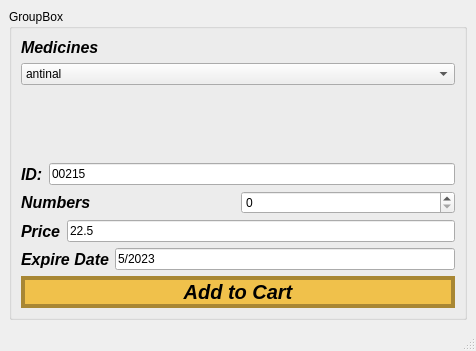
<?xml version="1.0" encoding="UTF-8"?>
<ui version="4.0">
 <class>medicine</class>
 <widget class="QMainWindow" name="medicine">
  <property name="geometry">
   <rect>
    <x>0</x>
    <y>0</y>
    <width>476</width>
    <height>351</height>
   </rect>
  </property>
  <property name="windowTitle">
   <string>MainWindow</string>
  </property>
  <widget class="QWidget" name="centralwidget">
   <layout class="QHBoxLayout" name="horizontalLayout_2">
    <item>
     <widget class="QGroupBox" name="groupBox">
      <property name="title">
       <string>GroupBox</string>
      </property>
      <layout class="QGridLayout" name="gridLayout">
       <item row="6" column="0">
        <layout class="QHBoxLayout" name="horizontalLayout_4">
         <item>
          <widget class="QLabel" name="label_5">
           <property name="font">
            <font>
             <pointsize>12</pointsize>
             <weight>75</weight>
             <italic>true</italic>
             <bold>true</bold>
            </font>
           </property>
           <property name="text">
            <string>Expire Date</string>
           </property>
          </widget>
         </item>
         <item>
          <widget class="QLineEdit" name="lineEdit_3">
           <property name="text">
            <string>5/2023</string>
           </property>
           <property name="readOnly">
            <bool>true</bool>
           </property>
          </widget>
         </item>
        </layout>
       </item>
       <item row="4" column="0">
        <layout class="QHBoxLayout" name="horizontalLayout_5">
         <item>
          <widget class="QLabel" name="label_3">
           <property name="font">
            <font>
             <pointsize>12</pointsize>
             <weight>75</weight>
             <italic>true</italic>
             <bold>true</bold>
            </font>
           </property>
           <property name="text">
            <string>Numbers</string>
           </property>
          </widget>
         </item>
         <item>
          <widget class="QSpinBox" name="spinBox"/>
         </item>
        </layout>
       </item>
       <item row="7" column="0">
        <widget class="QPushButton" name="pushButton">
         <property name="font">
          <font>
           <pointsize>15</pointsize>
           <weight>75</weight>
           <italic>true</italic>
           <bold>true</bold>
          </font>
         </property>
         <property name="styleSheet">
          <string notr="true">background-color: rgb(240, 193, 75);
border-color: rgb(168, 135, 52);
border-width:4px;
border-style:solid;</string>
         </property>
         <property name="text">
          <string>Add to Cart</string>
         </property>
        </widget>
       </item>
       <item row="5" column="0">
        <layout class="QHBoxLayout" name="horizontalLayout_3">
         <item>
          <widget class="QLabel" name="label_4">
           <property name="font">
            <font>
             <pointsize>12</pointsize>
             <weight>75</weight>
             <italic>true</italic>
             <bold>true</bold>
            </font>
           </property>
           <property name="text">
            <string>Price</string>
           </property>
          </widget>
         </item>
         <item>
          <widget class="QLineEdit" name="lineEdit">
           <property name="text">
            <string>22.5</string>
           </property>
           <property name="readOnly">
            <bool>true</bool>
           </property>
          </widget>
         </item>
        </layout>
       </item>
       <item row="0" column="0">
        <widget class="QLabel" name="label">
         <property name="font">
          <font>
           <pointsize>12</pointsize>
           <weight>75</weight>
           <italic>true</italic>
           <bold>true</bold>
          </font>
         </property>
         <property name="text">
          <string>Medicines</string>
         </property>
        </widget>
       </item>
       <item row="3" column="0">
        <layout class="QHBoxLayout" name="horizontalLayout">
         <item>
          <widget class="QLabel" name="label_2">
           <property name="font">
            <font>
             <pointsize>12</pointsize>
             <weight>75</weight>
             <italic>true</italic>
             <bold>true</bold>
            </font>
           </property>
           <property name="text">
            <string>ID:</string>
           </property>
          </widget>
         </item>
         <item>
          <widget class="QLineEdit" name="lineEdit_2">
           <property name="acceptDrops">
            <bool>false</bool>
           </property>
           <property name="text">
            <string>00215</string>
           </property>
           <property name="readOnly">
            <bool>true</bool>
           </property>
          </widget>
         </item>
        </layout>
       </item>
       <item row="1" column="0">
        <widget class="QComboBox" name="comboBox_med">
         <property name="acceptDrops">
          <bool>false</bool>
         </property>
         <item>
          <property name="text">
           <string>antinal</string>
          </property>
         </item>
         <item>
          <property name="text">
           <string>panadol extra</string>
          </property>
         </item>
        </widget>
       </item>
       <item row="2" column="0">
        <spacer name="verticalSpacer">
         <property name="orientation">
          <enum>Qt::Vertical</enum>
         </property>
         <property name="sizeHint" stdset="0">
          <size>
           <width>20</width>
           <height>30</height>
          </size>
         </property>
        </spacer>
       </item>
      </layout>
     </widget>
    </item>
   </layout>
  </widget>
  <widget class="QMenuBar" name="menubar">
   <property name="geometry">
    <rect>
     <x>0</x>
     <y>0</y>
     <width>476</width>
     <height>26</height>
    </rect>
   </property>
  </widget>
  <widget class="QStatusBar" name="statusbar"/>
 </widget>
 <resources/>
 <connections/>
</ui>
